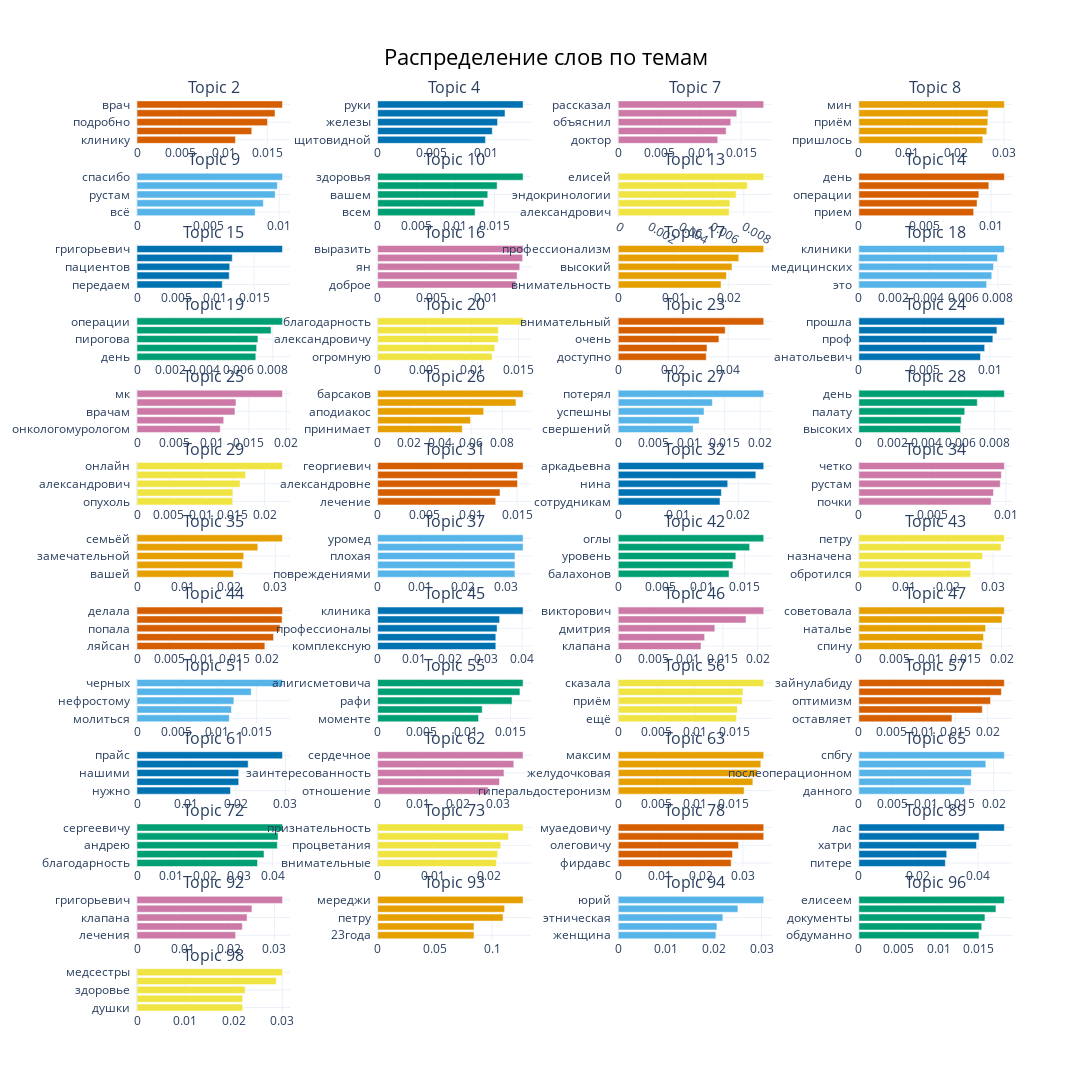

Notebook code for this chart:
### Code cell
short_topics = [2, 4, 7, 8, 9, 10, 13, 14, 15, 16, 18, 19]
fig1 = topic_model.visualize_barchart(custom_labels=True, width= 380, n_words=10, height= 300,
                                    title='Распределение слов по темам')
fig1.write_html(r"results/topics.html")
fig2 = topic_model.visualize_barchart(top_topics, custom_labels=True, width= 390,
                                    title='Распределение слов по темам')
fig2.write_html(r"results/topics_full.html")
fig2

### Figure 1 — Plotly figure (JSON) as saved in the notebook; plotly's stock layout.template omitted (floating-point values rounded to 4 significant figures)
{"data": [{"marker": {"color": "#D55E00"}, "orientation": "h", "type": "bar", "x": [0.01133, 0.01321, 0.01501, 0.01588, 0.01674], "xaxis": "x", "y": ["клинику  ", "объяснил  ", "подробно  ", "рекомендации  ", "врач  "], "yaxis": "y"}, {"marker": {"color": "#0072B2"}, "orientation": "h", "type": "bar", "x": [0.009956, 0.01059, 0.01108, 0.01176, 0.01343], "xaxis": "x2", "y": ["щитовидной  ", "золотые  ", "железы  ", "спасибо  ", "руки  "], "yaxis": "y2"}, {"marker": {"color": "#CC79A7"}, "orientation": "h", "type": "bar", "x": [0.01214, 0.01317, 0.01373, 0.01446, 0.01775], "xaxis": "x3", "y": ["доктор  ", "оперировал  ", "объяснил  ", "почку  ", "рассказал  "], "yaxis": "y3"}, {"marker": {"color": "#E69F00"}, "orientation": "h", "type": "bar", "x": [0.02564, 0.02647, 0.02668, 0.02673, 0.0301], "xaxis": "x4", "y": ["пришлось  ", "минут  ", "приём  ", "деньги  ", "мин  "], "yaxis": "y4"}, {"marker": {"color": "#56B4E9"}, "orientation": "h", "type": "bar", "x": [0.008313, 0.008889, 0.009723, 0.009875, 0.01024], "xaxis": "x5", "y": ["всё  ", "очень  ", "рустам  ", "алигисметович  ", "спасибо  "], "yaxis": "y5"}, {"marker": {"color": "#009E73"}, "orientation": "h", "type": "bar", "x": [0.01252, 0.01364, 0.01415, 0.01535, 0.01869], "xaxis": "x6", "y": ["всем  ", "спасибо  ", "вашем  ", "пусть  ", "здоровья  "], "yaxis": "y6"}, {"marker": {"color": "#F0E442"}, "orientation": "h", "type": "bar", "x": [0.007066, 0.007116, 0.00751, 0.008224, 0.009267], "xaxis": "x7", "y": ["александрович  ", "госпитализации  ", "эндокринологии  ", "операции  ", "елисей  "], "yaxis": "y7"}, {"marker": {"color": "#D55E00"}, "orientation": "h", "type": "bar", "x": [0.008682, 0.00894, 0.009072, 0.009829, 0.011], "xaxis": "x8", "y": ["прием  ", "дмитриевич  ", "операции  ", "сказал  ", "день  "], "yaxis": "y8"}, {"marker": {"color": "#0072B2"}, "orientation": "h", "type": "bar", "x": [0.01092, 0.01182, 0.01188, 0.0122, 0.01864], "xaxis": "x9", "y": ["передаем  ", "андрей  ", "пациентов  ", "клинике  ", "григорьевич  "], "yaxis": "y9"}, {"marker": {"color": "#CC79A7"}, "orientation": "h", "type": "bar", "x": [0.01277, 0.01288, 0.01313, 0.0134, 0.01344], "xaxis": "x10", "y": ["доброе  ", "отделении  ", "ян  ", "благодарность  ", "выразить  "], "yaxis": "y10"}, {"marker": {"color": "#E69F00"}, "orientation": "h", "type": "bar", "x": [0.01857, 0.01953, 0.02054, 0.02177, 0.02627], "xaxis": "x11", "y": ["внимательность  ", "отношение  ", "высокий  ", "пациентам  ", "профессионализм  "], "yaxis": "y11"}, {"marker": {"color": "#56B4E9"}, "orientation": "h", "type": "bar", "x": [0.007348, 0.007643, 0.00774, 0.007969, 0.008366], "xaxis": "x12", "y": ["это  ", "пирогова  ", "медицинских  ", "отделения  ", "клиники  "], "yaxis": "y12"}, {"marker": {"color": "#009E73"}, "orientation": "h", "type": "bar", "x": [0.007002, 0.007049, 0.007127, 0.007903, 0.008572], "xaxis": "x13", "y": ["день  ", "омс  ", "пирогова  ", "быстро  ", "операции  "], "yaxis": "y13"}, {"marker": {"color": "#F0E442"}, "orientation": "h", "type": "bar", "x": [0.01219, 0.01248, 0.01284, 0.01286, 0.01549], "xaxis": "x14", "y": ["огромную  ", "хочу  ", "александровичу  ", "выразить  ", "благодарность  "], "yaxis": "y14"}, {"marker": {"color": "#D55E00"}, "orientation": "h", "type": "bar", "x": [0.03205, 0.03232, 0.03666, 0.03895, 0.05298], "xaxis": "x15", "y": ["доступно  ", "результат  ", "очень  ", "понравился  ", "внимательный  "], "yaxis": "y15"}, {"marker": {"color": "#0072B2"}, "orientation": "h", "type": "bar", "x": [0.00928, 0.009597, 0.01022, 0.01053, 0.0111], "xaxis": "x16", "y": ["анатольевич  ", "вкусная  ", "проф  ", "повезло  ", "прошла  "], "yaxis": "y16"}, {"marker": {"color": "#CC79A7"}, "orientation": "h", "type": "bar", "x": [0.01116, 0.01162, 0.01313, 0.01327, 0.0195], "xaxis": "x17", "y": ["онкологомурологом  ", "благодаря  ", "врачам  ", "ттг  ", "мк  "], "yaxis": "y17"}, {"marker": {"color": "#E69F00"}, "orientation": "h", "type": "bar", "x": [0.05435, 0.05965, 0.06808, 0.08881, 0.09339], "xaxis": "x18", "y": ["принимает  ", "лор  ", "аподиакос  ", "лучший  ", "барсаков  "], "yaxis": "y18"}, {"marker": {"color": "#56B4E9"}, "orientation": "h", "type": "bar", "x": [0.01056, 0.01141, 0.01209, 0.01326, 0.0205], "xaxis": "x19", "y": ["свершений  ", "твоя  ", "успешны  ", "жизни  ", "потерял  "], "yaxis": "y19"}, {"marker": {"color": "#009E73"}, "orientation": "h", "type": "bar", "x": [0.005989, 0.006029, 0.006237, 0.006975, 0.00857], "xaxis": "x20", "y": ["высоких  ", "ответ  ", "палату  ", "клиники  ", "день  "], "yaxis": "y20"}, {"marker": {"color": "#F0E442"}, "orientation": "h", "type": "bar", "x": [0.01498, 0.01503, 0.01615, 0.01701, 0.02279], "xaxis": "x21", "y": ["опухоль  ", "елисею  ", "александрович  ", "елисей  ", "онлайн  "], "yaxis": "y21"}, {"marker": {"color": "#D55E00"}, "orientation": "h", "type": "bar", "x": [0.0127, 0.01317, 0.01504, 0.01504, 0.01565], "xaxis": "x22", "y": ["лечение  ", "юлией  ", "александровне  ", "юлии  ", "георгиевич  "], "yaxis": "y22"}, {"marker": {"color": "#0072B2"}, "orientation": "h", "type": "bar", "x": [0.01696, 0.0172, 0.01825, 0.02294, 0.02425], "xaxis": "x23", "y": ["сотрудникам  ", "дмитриевичу  ", "нина  ", "благодарность  ", "аркадьевна  "], "yaxis": "y23"}, {"marker": {"color": "#CC79A7"}, "orientation": "h", "type": "bar", "x": [0.008993, 0.009155, 0.009618, 0.009691, 0.009895], "xaxis": "x24", "y": ["почки  ", "врач  ", "рустам  ", "отношение  ", "четко  "], "yaxis": "y24"}, {"marker": {"color": "#E69F00"}, "orientation": "h", "type": "bar", "x": [0.02094, 0.02286, 0.02315, 0.02622, 0.03157], "xaxis": "x25", "y": ["вашей  ", "благодарность  ", "замечательной  ", "всему  ", "семьёй  "], "yaxis": "y25"}, {"marker": {"color": "#56B4E9"}, "orientation": "h", "type": "bar", "x": [0.03218, 0.03218, 0.03218, 0.03409, 0.03409], "xaxis": "x26", "y": ["повреждениями  ", "наименьшими  ", "плохая  ", "смоленской  ", "уромед  "], "yaxis": "y26"}, {"marker": {"color": "#009E73"}, "orientation": "h", "type": "bar", "x": [0.01318, 0.01364, 0.01399, 0.01563, 0.01731], "xaxis": "x27", "y": ["балахонов  ", "пояснял  ", "уровень  ", "почки  ", "оглы  "], "yaxis": "y27"}, {"marker": {"color": "#F0E442"}, "orientation": "h", "type": "bar", "x": [0.02499, 0.02499, 0.02763, 0.03177, 0.03251], "xaxis": "x28", "y": ["обротился  ", "030724  ", "назначена  ", "михайлович  ", "петру  "], "yaxis": "y28"}, {"marker": {"color": "#D55E00"}, "orientation": "h", "type": "bar", "x": [0.01974, 0.02108, 0.0221, 0.0224, 0.02246], "xaxis": "x29", "y": ["ляйсан  ", "врачу  ", "попала  ", "позвонили  ", "делала  "], "yaxis": "y29"}, {"marker": {"color": "#0072B2"}, "orientation": "h", "type": "bar", "x": [0.03273, 0.03273, 0.03309, 0.03378, 0.04028], "xaxis": "x30", "y": ["комплексную  ", "всемврачинастоящие  ", "профессионалы  ", "чуткий  ", "клиника  "], "yaxis": "y30"}, {"marker": {"color": "#CC79A7"}, "orientation": "h", "type": "bar", "x": [0.01186, 0.01238, 0.01385, 0.01832, 0.02085], "xaxis": "x31", "y": ["клапана  ", "викторовичу  ", "дмитрия  ", "викторовича  ", "викторович  "], "yaxis": "y31"}, {"marker": {"color": "#E69F00"}, "orientation": "h", "type": "bar", "x": [0.01729, 0.01747, 0.01776, 0.02005, 0.02039], "xaxis": "x32", "y": ["спину  ", "александровне  ", "наталье  ", "биопсии  ", "советовала  "], "yaxis": "y32"}, {"marker": {"color": "#56B4E9"}, "orientation": "h", "type": "bar", "x": [0.01157, 0.01184, 0.01214, 0.01431, 0.01823], "xaxis": "x33", "y": ["молиться  ", "доброты  ", "нефростому  ", "досталось  ", "черных  "], "yaxis": "y33"}, {"marker": {"color": "#009E73"}, "orientation": "h", "type": "bar", "x": [0.0114, 0.01181, 0.01518, 0.01607, 0.01643], "xaxis": "x34", "y": ["моменте  ", "клиники  ", "рафи  ", "рустама  ", "алигисметовича  "], "yaxis": "y34"}, {"marker": {"color": "#F0E442"}, "orientation": "h", "type": "bar", "x": [0.01531, 0.01543, 0.01606, 0.01615, 0.01884], "xaxis": "x35", "y": ["ещё  ", "камчатку  ", "приём  ", "сильно  ", "сказала  "], "yaxis": "y35"}, {"marker": {"color": "#D55E00"}, "orientation": "h", "type": "bar", "x": [0.01446, 0.01917, 0.02045, 0.02214, 0.0226], "xaxis": "x36", "y": ["оставляет  ", "обычно  ", "оптимизм  ", "исламовичу  ", "зайнулабиду  "], "yaxis": "y36"}, {"marker": {"color": "#0072B2"}, "orientation": "h", "type": "bar", "x": [0.0189, 0.02057, 0.02057, 0.02248, 0.02941], "xaxis": "x37", "y": ["нужно  ", "анализы  ", "нашими  ", "суть  ", "прайс  "], "yaxis": "y37"}, {"marker": {"color": "#CC79A7"}, "orientation": "h", "type": "bar", "x": [0.02756, 0.03039, 0.0315, 0.03395, 0.03627], "xaxis": "x38", "y": ["отношение  ", "полную  ", "заинтересованность  ", "лечения  ", "сердечное  "], "yaxis": "y38"}, {"marker": {"color": "#E69F00"}, "orientation": "h", "type": "bar", "x": [0.0164, 0.01754, 0.01814, 0.01858, 0.01895], "xaxis": "x39", "y": ["гиперальдостеронизм  ", "проведения  ", "желудочковая  ", "2024  ", "максим  "], "yaxis": "y39"}, {"marker": {"color": "#56B4E9"}, "orientation": "h", "type": "bar", "x": [0.01567, 0.01664, 0.01672, 0.01884, 0.02159], "xaxis": "x40", "y": ["данного  ", "лечения  ", "послеоперационном  ", "грамотный  ", "спбгу  "], "yaxis": "y40"}, {"marker": {"color": "#009E73"}, "orientation": "h", "type": "bar", "x": [0.03558, 0.03749, 0.04142, 0.04163, 0.04294], "xaxis": "x41", "y": ["благодарность  ", "отделения  ", "андрею  ", "выразить  ", "сергеевичу  "], "yaxis": "y41"}, {"marker": {"color": "#F0E442"}, "orientation": "h", "type": "bar", "x": [0.02126, 0.02148, 0.02204, 0.02342, 0.02604], "xaxis": "x42", "y": ["внимательные  ", "низкий  ", "процветания  ", "тимофеевой  ", "признательность  "], "yaxis": "y42"}, {"marker": {"color": "#D55E00"}, "orientation": "h", "type": "bar", "x": [0.02716, 0.02749, 0.02894, 0.035, 0.035], "xaxis": "x43", "y": ["фирдавс  ", "пулотович  ", "олеговичу  ", "иналу  ", "муаедовичу  "], "yaxis": "y43"}, {"marker": {"color": "#0072B2"}, "orientation": "h", "type": "bar", "x": [0.02903, 0.02948, 0.03948, 0.04038, 0.04884], "xaxis": "x44", "y": ["питере  ", "фонтанке  ", "хатри  ", "дтз  ", "лас  "], "yaxis": "y44"}, {"marker": {"color": "#CC79A7"}, "orientation": "h", "type": "bar", "x": [0.02152, 0.02299, 0.02402, 0.02507, 0.03174], "xaxis": "x45", "y": ["лечения  ", "заметить  ", "клапана  ", "выявлен  ", "григорьевич  "], "yaxis": "y45"}, {"marker": {"color": "#E69F00"}, "orientation": "h", "type": "bar", "x": [0.08426, 0.08426, 0.1096, 0.111, 0.1272], "xaxis": "x46", "y": ["23года  ", "1июня  ", "петру  ", "яковлеву  ", "мереджи  "], "yaxis": "y46"}, {"marker": {"color": "#56B4E9"}, "orientation": "h", "type": "bar", "x": [0.02044, 0.02067, 0.0219, 0.02506, 0.03046], "xaxis": "x47", "y": ["женщина  ", "инъекций  ", "этническая  ", "николаевич  ", "юрий  "], "yaxis": "y47"}, {"marker": {"color": "#009E73"}, "orientation": "h", "type": "bar", "x": [0.01507, 0.01542, 0.01582, 0.0172, 0.01826], "xaxis": "x48", "y": ["обдуманно  ", "александровичем  ", "документы  ", "елисею  ", "елисеем  "], "yaxis": "y48"}, {"marker": {"color": "#F0E442"}, "orientation": "h", "type": "bar", "x": [0.02182, 0.02182, 0.02232, 0.02875, 0.03003], "xaxis": "x49", "y": ["душки  ", "удивленны  ", "здоровье  ", "будете  ", "медсестры  "], "yaxis": "y49"}], "layout": {"annotations": [{"font": {"size": 16}, "showarrow": false, "text": "Topic 2", "x": 0.0875, "xanchor": "center", "xref": "paper", "y": 1, "yanchor": "bottom", "yref": "paper"}, {"font": {"size": 16}, "showarrow": false, "text": "Topic 4", "x": 0.3625, "xanchor": "center", "xref": "paper", "y": 1, "yanchor": "bottom", "yref": "paper"}, {"font": {"size": 16}, "showarrow": false, "text": "Topic 7", "x": 0.6375, "xanchor": "center", "xref": "paper", "y": 1, "yanchor": "bottom", "yref": "paper"}, {"font": {"size": 16}, "showarrow": false, "text": "Topic 8", "x": 0.9125, "xanchor": "center", "xref": "paper", "y": 1, "yanchor": "bottom", "yref": "paper"}, {"font": {"size": 16}, "showarrow": false, "text": "Topic 9", "x": 0.0875, "xanchor": "center", "xref": "paper", "y": 0.9207, "yanchor": "bottom", "yref": "paper"}, {"font": {"size": 16}, "showarrow": false, "text": "Topic 10", "x": 0.3625, "xanchor": "center", "xref": "paper", "y": 0.9207, "yanchor": "bottom", "yref": "paper"}, {"font": {"size": 16}, "showarrow": false, "text": "Topic 13", "x": 0.6375, "xanchor": "center", "xref": "paper", "y": 0.9207, "yanchor": "bottom", "yref": "paper"}, {"font": {"size": 16}, "showarrow": false, "text": "Topic 14", "x": 0.9125, "xanchor": "center", "xref": "paper", "y": 0.9207, "yanchor": "bottom", "yref": "paper"}, {"font": {"size": 16}, "showarrow": false, "text": "Topic 15", "x": 0.0875, "xanchor": "center", "xref": "paper", "y": 0.8414, "yanchor": "bottom", "yref": "paper"}, {"font": {"size": 16}, "showarrow": false, "text": "Topic 16", "x": 0.3625, "xanchor": "center", "xref": "paper", "y": 0.8414, "yanchor": "bottom", "yref": "paper"}, {"font": {"size": 16}, "showarrow": false, "text": "Topic 17", "x": 0.6375, "xanchor": "center", "xref": "paper", "y": 0.8414, "yanchor": "bottom", "yref": "paper"}, {"font": {"size": 16}, "showarrow": false, "text": "Topic 18", "x": 0.9125, "xanchor": "center", "xref": "paper", "y": 0.8414, "yanchor": "bottom", "yref": "paper"}, {"font": {"size": 16}, "showarrow": false, "text": "Topic 19", "x": 0.0875, "xanchor": "center", "xref": "paper", "y": 0.7621, "yanchor": "bottom", "yref": "paper"}, {"font": {"size": 16}, "showarrow": false, "text": "Topic 20", "x": 0.3625, "xanchor": "center", "xref": "paper", "y": 0.7621, "yanchor": "bottom", "yref": "paper"}, {"font": {"size": 16}, "showarrow": false, "text": "Topic 23", "x": 0.6375, "xanchor": "center", "xref": "paper", "y": 0.7621, "yanchor": "bottom", "yref": "paper"}, {"font": {"size": 16}, "showarrow": false, "text": "Topic 24", "x": 0.9125, "xanchor": "center", "xref": "paper", "y": 0.7621, "yanchor": "bottom", "yref": "paper"}, {"font": {"size": 16}, "showarrow": false, "text": "Topic 25", "x": 0.0875, "xanchor": "center", "xref": "paper", "y": 0.6828, "yanchor": "bottom", "yref": "paper"}, {"font": {"size": 16}, "showarrow": false, "text": "Topic 26", "x": 0.3625, "xanchor": "center", "xref": "paper", "y": 0.6828, "yanchor": "bottom", "yref": "paper"}, {"font": {"size": 16}, "showarrow": false, "text": "Topic 27", "x": 0.6375, "xanchor": "center", "xref": "paper", "y": 0.6828, "yanchor": "bottom", "yref": "paper"}, {"font": {"size": 16}, "showarrow": false, "text": "Topic 28", "x": 0.9125, "xanchor": "center", "xref": "paper", "y": 0.6828, "yanchor": "bottom", "yref": "paper"}, {"font": {"size": 16}, "showarrow": false, "text": "Topic 29", "x": 0.0875, "xanchor": "center", "xref": "paper", "y": 0.6036, "yanchor": "bottom", "yref": "paper"}, {"font": {"size": 16}, "showarrow": false, "text": "Topic 31", "x": 0.3625, "xanchor": "center", "xref": "paper", "y": 0.6036, "yanchor": "bottom", "yref": "paper"}, {"font": {"size": 16}, "showarrow": false, "text": "Topic 32", "x": 0.6375, "xanchor": "center", "xref": "paper", "y": 0.6036, "yanchor": "bottom", "yref": "paper"}, {"font": {"size": 16}, "showarrow": false, "text": "Topic 34", "x": 0.9125, "xanchor": "center", "xref": "paper", "y": 0.6036, "yanchor": "bottom", "yref": "paper"}, {"font": {"size": 16}, "showarrow": false, "text": "Topic 35", "x": 0.0875, "xanchor": "center", "xref": "paper", "y": 0.5243, "yanchor": "bottom", "yref": "paper"}, {"font": {"size": 16}, "showarrow": false, "text": "Topic 37", "x": 0.3625, "xanchor": "center", "xref": "paper", "y": 0.5243, "yanchor": "bottom", "yref": "paper"}, {"font": {"size": 16}, "showarrow": false, "text": "Topic 42", "x": 0.6375, "xanchor": "center", "xref": "paper", "y": 0.5243, "yanchor": "bottom", "yref": "paper"}, {"font": {"size": 16}, "showarrow": false, "text": "Topic 43", "x": 0.9125, "xanchor": "center", "xref": "paper", "y": 0.5243, "yanchor": "bottom", "yref": "paper"}, {"font": {"size": 16}, "showarrow": false, "text": "Topic 44", "x": 0.0875, "xanchor": "center", "xref": "paper", "y": 0.445, "yanchor": "bottom", "yref": "paper"}, {"font": {"size": 16}, "showarrow": false, "text": "Topic 45", "x": 0.3625, "xanchor": "center", "xref": "paper", "y": 0.445, "yanchor": "bottom", "yref": "paper"}, {"font": {"size": 16}, "showarrow": false, "text": "Topic 46", "x": 0.6375, "xanchor": "center", "xref": "paper", "y": 0.445, "yanchor": "bottom", "yref": "paper"}, {"font": {"size": 16}, "showarrow": false, "text": "Topic 47", "x": 0.9125, "xanchor": "center", "xref": "paper", "y": 0.445, "yanchor": "bottom", "yref": "paper"}, {"font": {"size": 16}, "showarrow": false, "text": "Topic 51", "x": 0.0875, "xanchor": "center", "xref": "paper", "y": 0.3657, "yanchor": "bottom", "yref": "paper"}, {"font": {"size": 16}, "showarrow": false, "text": "Topic 55", "x": 0.3625, "xanchor": "center", "xref": "paper", "y": 0.3657, "yanchor": "bottom", "yref": "paper"}, {"font": {"size": 16}, "showarrow": false, "text": "Topic 56", "x": 0.6375, "xanchor": "center", "xref": "paper", "y": 0.3657, "yanchor": "bottom", "yref": "paper"}, {"font": {"size": 16}, "showarrow": false, "text": "Topic 57", "x": 0.9125, "xanchor": "center", "xref": "paper", "y": 0.3657, "yanchor": "bottom", "yref": "paper"}, {"font": {"size": 16}, "showarrow": false, "text": "Topic 61", "x": 0.0875, "xanchor": "center", "xref": "paper", "y": 0.2864, "yanchor": "bottom", "yref": "paper"}, {"font": {"size": 16}, "showarrow": false, "text": "Topic 62", "x": 0.3625, "xanchor": "center", "xref": "paper", "y": 0.2864, "yanchor": "bottom", "yref": "paper"}, {"font": {"size": 16}, "showarrow": false, "text": "Topic 63", "x": 0.6375, "xanchor": "center", "xref": "paper", "y": 0.2864, "yanchor": "bottom", "yref": "paper"}, {"font": {"size": 16}, "showarrow": false, "text": "Topic 65", "x": 0.9125, "xanchor": "center", "xref": "paper", "y": 0.2864, "yanchor": "bottom", "yref": "paper"}, {"font": {"size": 16}, "showarrow": false, "text": "Topic 72", "x": 0.0875, "xanchor": "center", "xref": "paper", "y": 0.2071, "yanchor": "bottom", "yref": "paper"}, {"font": {"size": 16}, "showarrow": false, "text": "Topic 73", "x": 0.3625, "xanchor": "center", "xref": "paper", "y": 0.2071, "yanchor": "bottom", "yref": "paper"}, {"font": {"size": 16}, "showarrow": false, "text": "Topic 78", "x": 0.6375, "xanchor": "center", "xref": "paper", "y": 0.2071, "yanchor": "bottom", "yref": "paper"}, {"font": {"size": 16}, "showarrow": false, "text": "Topic 89", "x": 0.9125, "xanchor": "center", "xref": "paper", "y": 0.2071, "yanchor": "bottom", "yref": "paper"}, {"font": {"size": 16}, "showarrow": false, "text": "Topic 92", "x": 0.0875, "xanchor": "center", "xref": "paper", "y": 0.1278, "yanchor": "bottom", "yref": "paper"}, {"font": {"size": 16}, "showarrow": false, "text": "Topic 93", "x": 0.3625, "xanchor": "center", "xref": "paper", "y": 0.1278, "yanchor": "bottom", "yref": "paper"}, {"font": {"size": 16}, "showarrow": false, "text": "Topic 94", "x": 0.6375, "xanchor": "center", "xref": "paper", "y": 0.1278, "yanchor": "bottom", "yref": "paper"}, {"font": {"size": 16}, "showarrow": false, "text": "Topic 96", "x": 0.9125, "xanchor": "center", "xref": "paper", "y": 0.1278, "yanchor": "bottom", "yref": "paper"}, {"font": {"size": 16}, "showarrow": false, "text": "Topic 98", "x": 0.0875, "xanchor": "center", "xref": "paper", "y": 0.04852, "yanchor": "bottom", "yref": "paper"}], "height": 3250, "hoverlabel": {"bgcolor": "white", "font": {"family": "Rockwell", "size": 16}}, "showlegend": false, "title": {"font": {"color": "Black", "size": 22}, "text": "Распределение слов по темам", "x": 0.5, "xanchor": "center", "yanchor": "top"}, "width": 1560, "xaxis": {"anchor": "y", "domain": [0, 0.175], "showgrid": true}, "xaxis10": {"anchor": "y10", "domain": [0.275, 0.45], "showgrid": true}, "xaxis11": {"anchor": "y11", "domain": [0.55, 0.725], "showgrid": true}, "xaxis12": {"anchor": "y12", "domain": [0.825, 1], "showgrid": true}, "xaxis13": {"anchor": "y13", "domain": [0, 0.175], "showgrid": true}, "xaxis14": {"anchor": "y14", "domain": [0.275, 0.45], "showgrid": true}, "xaxis15": {"anchor": "y15", "domain": [0.55, 0.725], "showgrid": true}, "xaxis16": {"anchor": "y16", "domain": [0.825, 1], "showgrid": true}, "xaxis17": {"anchor": "y17", "domain": [0, 0.175], "showgrid": true}, "xaxis18": {"anchor": "y18", "domain": [0.275, 0.45], "showgrid": true}, "xaxis19": {"anchor": "y19", "domain": [0.55, 0.725], "showgrid": true}, "xaxis2": {"anchor": "y2", "domain": [0.275, 0.45], "showgrid": true}, "xaxis20": {"anchor": "y20", "domain": [0.825, 1], "showgrid": true}, "xaxis21": {"anchor": "y21", "domain": [0, 0.175], "showgrid": true}, "xaxis22": {"anchor": "y22", "domain": [0.275, 0.45], "showgrid": true}, "xaxis23": {"anchor": "y23", "domain": [0.55, 0.725], "showgrid": true}, "xaxis24": {"anchor": "y24", "domain": [0.825, 1], "showgrid": true}, "xaxis25": {"anchor": "y25", "domain": [0, 0.175], "showgrid": true}, "xaxis26": {"anchor": "y26", "domain": [0.275, 0.45], "showgrid": true}, "xaxis27": {"anchor": "y27", "domain": [0.55, 0.725], "showgrid": true}, "xaxis28": {"anchor": "y28", "domain": [0.825, 1], "showgrid": true}, "xaxis29": {"anchor": "y29", "domain": [0, 0.175], "showgrid": true}, "xaxis3": {"anchor": "y3", "domain": [0.55, 0.725], "showgrid": true}, "xaxis30": {"anchor": "y30", "domain": [0.275, 0.45], "showgrid": true}, "xaxis31": {"anchor": "y31", "domain": [0.55, 0.725], "showgrid": true}, "xaxis32": {"anchor": "y32", "domain": [0.825, 1], "showgrid": true}, "xaxis33": {"anchor": "y33", "domain": [0, 0.175], "showgrid": true}, "xaxis34": {"anchor": "y34", "domain": [0.275, 0.45], "showgrid": true}, "xaxis35": {"anchor": "y35", "domain": [0.55, 0.725], "showgrid": true}, "xaxis36": {"anchor": "y36", "domain": [0.825, 1], "showgrid": true}, "xaxis37": {"anchor": "y37", "domain": [0, 0.175], "showgrid": true}, "xaxis38": {"anchor": "y38", "domain": [0.275, 0.45], "showgrid": true}, "xaxis39": {"anchor": "y39", "domain": [0.55, 0.725], "showgrid": true}, "xaxis4": {"anchor": "y4", "domain": [0.825, 1], "showgrid": true}, "xaxis40": {"anchor": "y40", "domain": [0.825, 1], "showgrid": true}, "xaxis41": {"anchor": "y41", "domain": [0, 0.175], "showgrid": true}, "xaxis42": {"anchor": "y42", "domain": [0.275, 0.45], "showgrid": true}, "xaxis43": {"anchor": "y43", "domain": [0.55, 0.725], "showgrid": true}, "xaxis44": {"anchor": "y44", "domain": [0.825, 1], "showgrid": true}, "xaxis45": {"anchor": "y45", "domain": [0, 0.175], "showgrid": true}, "xaxis46": {"anchor": "y46", "domain": [0.275, 0.45], "showgrid": true}, "xaxis47": {"anchor": "y47", "domain": [0.55, 0.725], "showgrid": true}, "xaxis48": {"anchor": "y48", "domain": [0.825, 1], "showgrid": true}, "xaxis49": {"anchor": "y49", "domain": [0, 0.175], "showgrid": true}, "xaxis5": {"anchor": "y5", "domain": [0, 0.175], "showgrid": true}, "xaxis50": {"anchor": "y50", "domain": [0.275, 0.45], "showgrid": true}, "xaxis51": {"anchor": "y51", "domain": [0.55, 0.725], "showgrid": true}, "xaxis52": {"anchor": "y52", "domain": [0.825, 1], "showgrid": true}, "xaxis6": {"anchor": "y6", "domain": [0.275, 0.45], "showgrid": true}, "xaxis7": {"anchor": "y7", "domain": [0.55, 0.725], "showgrid": true}, "xaxis8": {"anchor": "y8", "domain": [0.825, 1], "showgrid": true}, "xaxis9": {"anchor": "y9", "domain": [0, 0.175], "showgrid": true}, "yaxis": {"anchor": "x", "domain": [0.9515, 1], "showgrid": true}, "yaxis10": {"anchor": "x10", "domain": [0.7929, 0.8414], "showgrid": true}, "yaxis11": {"anchor": "x11", "domain": [0.7929, 0.8414], "showgrid": true}, "yaxis12": {"anchor": "x12", "domain": [0.7929, 0.8414], "showgrid": true}, "yaxis13": {"anchor": "x13", "domain": [0.7136, 0.7621], "showgrid": true}, "yaxis14": {"anchor": "x14", "domain": [0.7136, 0.7621], "showgrid": true}, "yaxis15": {"anchor": "x15", "domain": [0.7136, 0.7621], "showgrid": true}, "yaxis16": {"anchor": "x16", "domain": [0.7136, 0.7621], "showgrid": true}, "yaxis17": {"anchor": "x17", "domain": [0.6343, 0.6828], "showgrid": true}, "yaxis18": {"anchor": "x18", "domain": [0.6343, 0.6828], "showgrid": true}, "yaxis19": {"anchor": "x19", "domain": [0.6343, 0.6828], "showgrid": true}, "yaxis2": {"anchor": "x2", "domain": [0.9515, 1], "showgrid": true}, "yaxis20": {"anchor": "x20", "domain": [0.6343, 0.6828], "showgrid": true}, "yaxis21": {"anchor": "x21", "domain": [0.555, 0.6036], "showgrid": true}, "yaxis22": {"anchor": "x22", "domain": [0.555, 0.6036], "showgrid": true}, "yaxis23": {"anchor": "x23", "domain": [0.555, 0.6036], "showgrid": true}, "yaxis24": {"anchor": "x24", "domain": [0.555, 0.6036], "showgrid": true}, "yaxis25": {"anchor": "x25", "domain": [0.4757, 0.5243], "showgrid": true}, "yaxis26": {"anchor": "x26", "domain": [0.4757, 0.5243], "showgrid": true}, "yaxis27": {"anchor": "x27", "domain": [0.4757, 0.5243], "showgrid": true}, "yaxis28": {"anchor": "x28", "domain": [0.4757, 0.5243], "showgrid": true}, "yaxis29": {"anchor": "x29", "domain": [0.3964, 0.445], "showgrid": true}, "yaxis3": {"anchor": "x3", "domain": [0.9515, 1], "showgrid": true}, "yaxis30": {"anchor": "x30", "domain": [0.3964, 0.445], "showgrid": true}, "yaxis31": {"anchor": "x31", "domain": [0.3964, 0.445], "showgrid": true}, "yaxis32": {"anchor": "x32", "domain": [0.3964, 0.445], "showgrid": true}, "yaxis33": {"anchor": "x33", "domain": [0.3172, 0.3657], "showgrid": true}, "yaxis34": {"anchor": "x34", "domain": [0.3172, 0.3657], "showgrid": true}, "yaxis35": {"anchor": "x35", "domain": [0.3172, 0.3657], "showgrid": true}, "yaxis36": {"anchor": "x36", "domain": [0.3172, 0.3657], "showgrid": true}, "yaxis37": {"anchor": "x37", "domain": [0.2379, 0.2864], "showgrid": true}, "yaxis38": {"anchor": "x38", "domain": [0.2379, 0.2864], "showgrid": true}, "yaxis39": {"anchor": "x39", "domain": [0.2379, 0.2864], "showgrid": true}, "yaxis4": {"anchor": "x4", "domain": [0.9515, 1], "showgrid": true}, "yaxis40": {"anchor": "x40", "domain": [0.2379, 0.2864], "showgrid": true}, "yaxis41": {"anchor": "x41", "domain": [0.1586, 0.2071], "showgrid": true}, "yaxis42": {"anchor": "x42", "domain": [0.1586, 0.2071], "showgrid": true}, "yaxis43": {"anchor": "x43", "domain": [0.1586, 0.2071], "showgrid": true}, "yaxis44": {"anchor": "x44", "domain": [0.1586, 0.2071], "showgrid": true}, "yaxis45": {"anchor": "x45", "domain": [0.07929, 0.1278], "showgrid": true}, "yaxis46": {"anchor": "x46", "domain": [0.07929, 0.1278], "showgrid": true}, "yaxis47": {"anchor": "x47", "domain": [0.07929, 0.1278], "showgrid": true}, "yaxis48": {"anchor": "x48", "domain": [0.07929, 0.1278], "showgrid": true}, "yaxis49": {"anchor": "x49", "domain": [0, 0.04852], "showgrid": true}, "yaxis5": {"anchor": "x5", "domain": [0.8722, 0.9207], "showgrid": true}, "yaxis50": {"anchor": "x50", "domain": [0, 0.04852], "showgrid": true}, "yaxis51": {"anchor": "x51", "domain": [0, 0.04852], "showgrid": true}, "yaxis52": {"anchor": "x52", "domain": [0, 0.04852], "showgrid": true}, "yaxis6": {"anchor": "x6", "domain": [0.8722, 0.9207], "showgrid": true}, "yaxis7": {"anchor": "x7", "domain": [0.8722, 0.9207], "showgrid": true}, "yaxis8": {"anchor": "x8", "domain": [0.8722, 0.9207], "showgrid": true}, "yaxis9": {"anchor": "x9", "domain": [0.7929, 0.8414], "showgrid": true}}}
